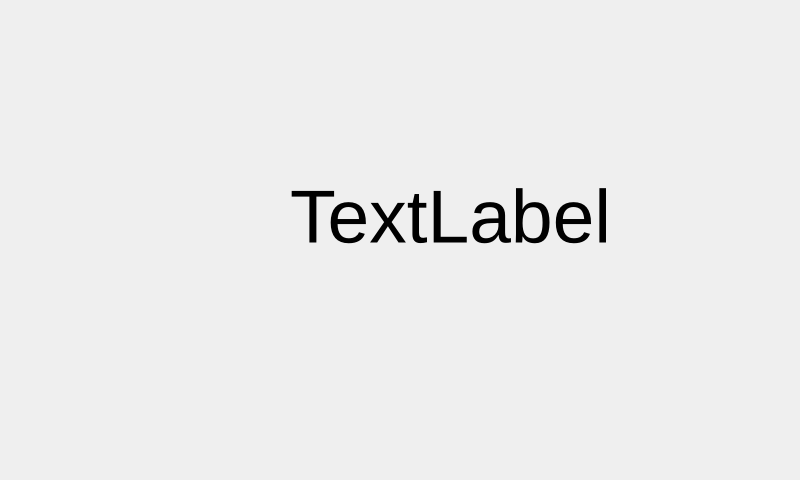
<?xml version="1.0" encoding="UTF-8"?>
<ui version="4.0">
 <class>MainWidget</class>
 <widget class="QWidget" name="MainWidget">
  <property name="geometry">
   <rect>
    <x>0</x>
    <y>0</y>
    <width>800</width>
    <height>480</height>
   </rect>
  </property>
  <property name="windowTitle">
   <string>Widget</string>
  </property>
  <layout class="QVBoxLayout" name="verticalLayout">
   <property name="leftMargin">
    <number>0</number>
   </property>
   <property name="topMargin">
    <number>0</number>
   </property>
   <property name="rightMargin">
    <number>0</number>
   </property>
   <property name="bottomMargin">
    <number>0</number>
   </property>
   <item>
    <widget class="QWidget" name="SwitchWidget" native="true">
     <property name="sizePolicy">
      <sizepolicy hsizetype="Preferred" vsizetype="Fixed">
       <horstretch>0</horstretch>
       <verstretch>0</verstretch>
      </sizepolicy>
     </property>
     <property name="minimumSize">
      <size>
       <width>0</width>
       <height>60</height>
      </size>
     </property>
     <property name="maximumSize">
      <size>
       <width>16777215</width>
       <height>60</height>
      </size>
     </property>
    </widget>
   </item>
   <item>
    <widget class="QWidget" name="DefaultWidget" native="true">
     <widget class="QLabel" name="label">
      <property name="geometry">
       <rect>
        <x>290</x>
        <y>70</y>
        <width>391</width>
        <height>161</height>
       </rect>
      </property>
      <property name="font">
       <font>
        <pointsize>56</pointsize>
       </font>
      </property>
      <property name="text">
       <string>TextLabel</string>
      </property>
     </widget>
    </widget>
   </item>
   <item>
    <widget class="QWidget" name="ControlWidget" native="true">
     <property name="sizePolicy">
      <sizepolicy hsizetype="Preferred" vsizetype="Fixed">
       <horstretch>0</horstretch>
       <verstretch>0</verstretch>
      </sizepolicy>
     </property>
     <property name="minimumSize">
      <size>
       <width>0</width>
       <height>60</height>
      </size>
     </property>
     <property name="maximumSize">
      <size>
       <width>16777215</width>
       <height>60</height>
      </size>
     </property>
    </widget>
   </item>
  </layout>
 </widget>
 <layoutdefault spacing="6" margin="11"/>
 <resources/>
 <connections/>
</ui>
